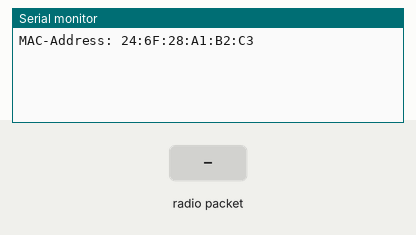
Recording of a program running on a simulated ESP32. Shown: the last lines printed to the serial monitor. The inputs (shaded band) are chosen by the test bench.

Above: at 1.2 s.
1.3 s: radio packet "1" arrives
At 1.9 s:
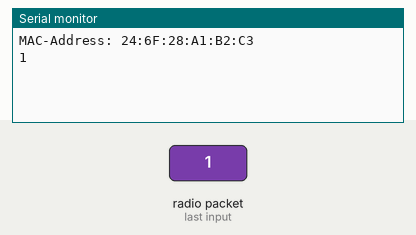
2.8 s: radio packet "0" arrives
At 4.0 s:
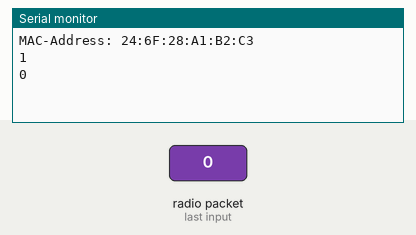
4.3 s: radio packet "2" arrives
At 5.4 s:
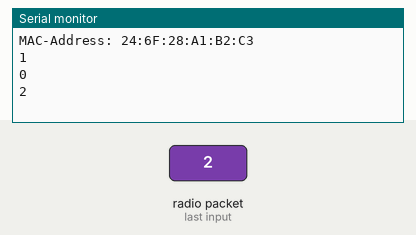

Measured:
- after the input at 1.3 s, the serial monitor: prints a new line at once (image 1)
- after the input at 2.8 s, the serial monitor: prints a new line at once (image 2)
- after the input at 4.3 s, the serial monitor: prints a new line at once (image 3)

The program:

main.cpp
```cpp
#include <Arduino.h>
#include <esp_now.h>
#include <WiFi.h>

#define RXD2 16
#define TXD2 17

void messageReceived(const uint8_t *macAddr, const uint8_t *incomingData, int len)
{
  Serial2.write(incomingData, len);
  Serial2.write('\n');

  for (int i = 0; i < len; i++)
  {
    Serial.print((char)incomingData[i]);
  }
  Serial.println();
}

void setup()
{
  Serial.begin(115200);

  Serial2.begin(9600, SERIAL_8N1, RXD2, TXD2);

  Serial.print("MAC-Address: ");
  Serial.println(WiFi.macAddress());

  WiFi.mode(WIFI_STA);

  esp_now_init();
  esp_now_register_recv_cb(messageReceived);
}

void loop()
{
}
```
